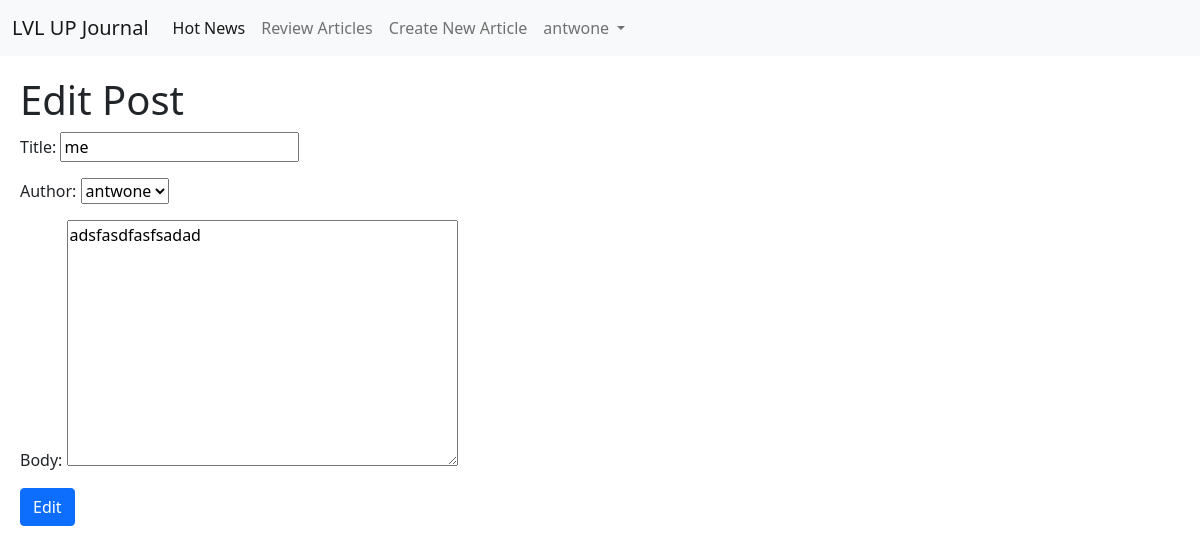
Page /articles/2/edit/ (signed in) on the committed database.
### accounts/models.py (models this page shows)
class CustomUser(AbstractUser):
    department = models.CharField(max_length=512, null=True, blank=True)
    role = models.CharField(max_length=256, null=True, blank=True)

### articles/models.py (models this page shows, shortened)
class Article(models.Model):
    title = models.CharField(max_length=256)
    body = models.TextField()
    author = models.ForeignKey(
        get_user_model(),
        on_delete=models.CASCADE
    )
    created_on = models.DateTimeField(auto_now_add=True)

### articles/views.py (the view)
# urls.py: path('articles/<int:pk>/edit/', ArticleUpdateView.as_view(), name='article_edit'),
class ArticleUpdateView(LoginRequiredMixin, UserPassesTestMixin, UpdateView):
    template_name = "article_edit.html"
    model = Article
    fields = ["title", "author", "body"]
    def test_func(self):
        obj = self.get_object()
        return obj.author == self.request.user

### templates/article_edit.html (shortened to what this page needs)
{% extends 'base.html' %}
{% block content %}
<h1>Edit Post</h1>
<form method="POST">
    {{ form.as_p }}
    <input type="submit" class="btn btn-primary" value="Edit">
</form>
{% endblock content %}

### templates/base.html (shortened to what this page needs)
<!DOCTYPE html>
<html lang="en">
<head>
    <link href="https://cdn.jsdelivr.net/npm/bootstrap@5.1.3/dist/css/bootstrap.min.css" rel="stylesheet"
>
</head>
<body>
    <nav class="navbar navbar-expand-lg navbar-light bg-light">
        <div class="container-fluid">
            <a class="navbar-brand" href="{% url 'home' %}">LVL UP Journal</a>
            <div class="collapse navbar-collapse" id="navbarNavDropdown">
                <ul class="navbar-nav">
                    <li class="nav-item">
                        <a class="nav-link active" aria-current="page" href="{% url 'home' %}">Hot News</a>
                    </li>
                    <li class="nav-item">
                        <a class="nav-link" href="{% url 'article_list' %}">Review Articles</a>
                    </li>
                    {% if user.is_authenticated %}
                    <li class="nav-item">
                        <a class="nav-link" href="{% url 'article_new' %}">Create New Article</a>
                    </li>
                    <li class="nav-item dropdown">
                        <a class="nav-link dropdown-toggle" href="#" id="navbarDropdownMenuLink" role="button"
                            data-bs-toggle="dropdown" aria-expanded="false">
                            {{ user.username }}
                        </a>
                    </li>
                    {% endif %}
                </ul>
            </div>
        </div>
        </nav>
    <div style="margin:10px; padding: 10px;">
        {% block content %}
        {% endblock content %}
    </div>
</body>
</html>

### rows in the picture
CustomUser: username "antwone"
Article: title "me", author "antwone", body "adsfasdfasfsadad"
